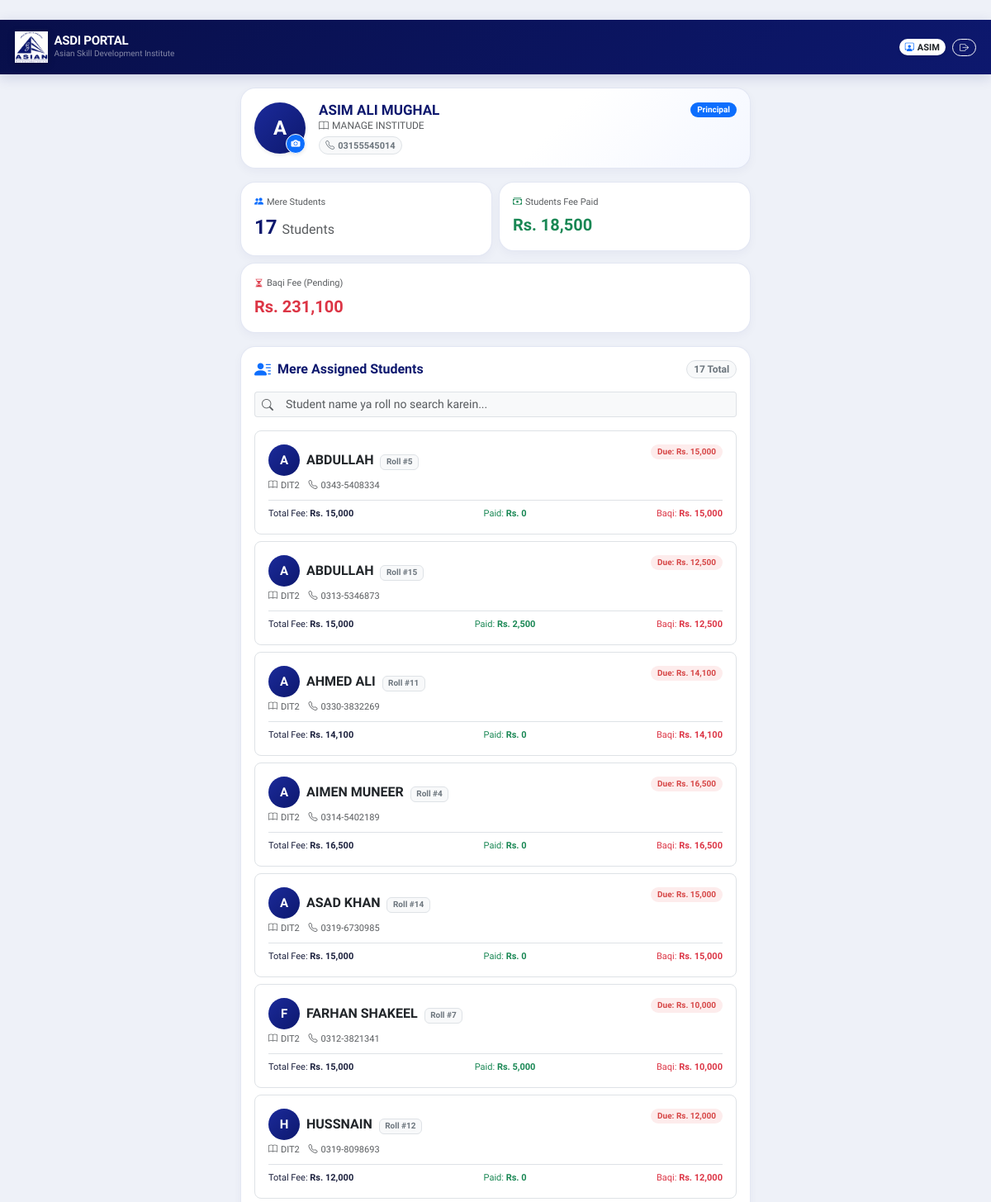
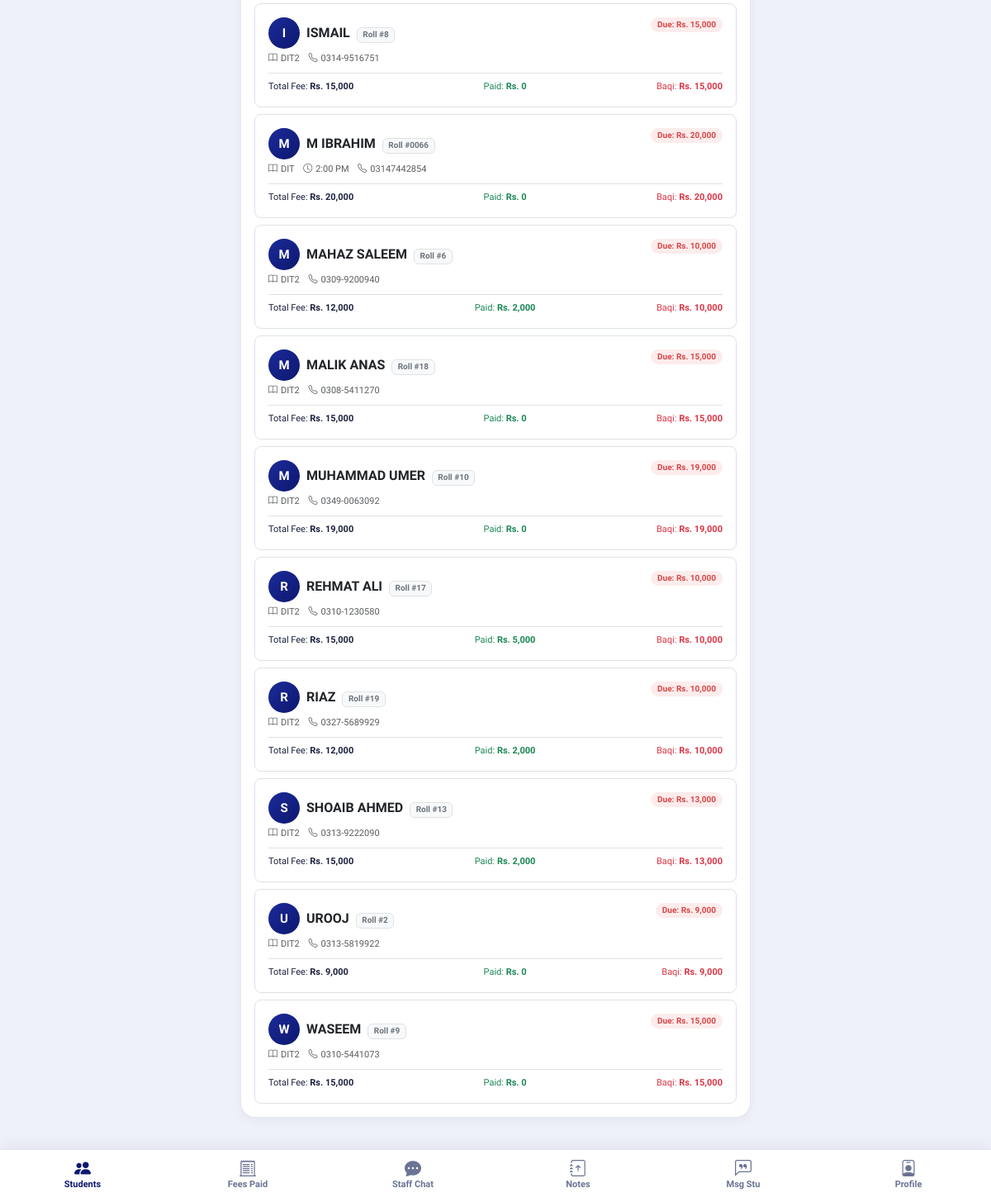
The app's page /staff/dashboard (signed in) with its own data (2 pictures, top to bottom).
### tables this page shows
CREATE TABLE settings (key TEXT PRIMARY KEY, value TEXT);

CREATE TABLE staff (
    id INTEGER PRIMARY KEY AUTOINCREMENT, name TEXT, role TEXT DEFAULT 'Teacher', subject TEXT,
    phone TEXT, whatsapp TEXT, email TEXT, share_pct REAL, duty_start TEXT DEFAULT '09:00',
    days TEXT DEFAULT 'Mon,Tue,Wed,Thu,Fri,Sat', salary INTEGER DEFAULT 0, status TEXT DEFAULT 'Active', note TEXT
, password_hash TEXT, pin TEXT, photo TEXT);

CREATE TABLE students (
    id INTEGER PRIMARY KEY AUTOINCREMENT,
    admission_no TEXT UNIQUE, roll_no TEXT,
    category TEXT, course TEXT, semester TEXT, batch TEXT, admission_date TEXT,
    name TEXT, father_name TEXT, cnic TEXT, blood_group TEXT,
    phone TEXT, whatsapp TEXT, address TEXT, dob TEXT, age TEXT,
    occupation TEXT, marital TEXT, gender TEXT,
    g_name TEXT, g_relation TEXT, g_cnic TEXT, g_occupation TEXT,
    g_phone TEXT, g_email TEXT, g_address TEXT, em_name TEXT, em_phone TEXT,
    total_fee INTEGER DEFAULT 0, monthly_fee INTEGER DEFAULT 0, fee_plan TEXT, due_day INTEGER DEFAULT 10,
    photo TEXT, status TEXT DEFAULT 'Active', last_reminder TEXT, created_at TEXT
, teacher_id INTEGER, discount_amount INTEGER DEFAULT 0, discount_reason TEXT, email TEXT, pin TEXT, password_hash TEXT);

### app.py (the view)
@app.route("/staff/dashboard")
@staff_required
def staff_dashboard():
    staff_id = session["staff_id"]
    conn = get_db_connection()
    staff = conn.execute("SELECT * FROM staff WHERE id = ?", (staff_id,)).fetchone()
    if not staff:
        session.clear()
        return redirect(url_for("login", tab="staff"))
    students = conn.execute(
        "SELECT * FROM students WHERE teacher_id = ? ORDER BY name ASC",
        (staff_id,)
    ).fetchall()
    student_ids = [s["id"] for s in students]
    payments = []
    if student_ids:
        in_clause = ",".join("?" * len(student_ids))
        payments = conn.execute(
            f"""

            SELECT p.*, s.name as student_name, s.roll_no, s.admission_no, s.course

            FROM payments p

            JOIN students s ON s.id = p.student_id

            WHERE p.student_id IN ({in_clause})

            ORDER BY p.pay_date DESC, p.id DESC

            """,
            student_ids
        ).fetchall()
    total_students = len(students)
    total_course_fee = sum((s["total_fee"] or 0) - (s["discount_amount"] or 0) for s in students)
    total_fee_collected = sum(p["amount"] or 0 for p in payments)
    total_pending_balance = max(0, total_course_fee - total_fee_collected)
    share_pct = staff["share_pct"] or 0
    share_earning = round(float(total_fee_collected or 0) * (float(share_pct or 0) / 100.0), 2) if share_pct else 0
    students_with_metrics = []
    for s in students:
        s_paid = sum(p["amount"] or 0 for p in payments if p["student_id"] == s["id"])
        s_net_fee = (s["total_fee"] or 0) - (s["discount_amount"] or 0)
        s_bal = max(0, s_net_fee - s_paid)
        students_with_metrics.append({
            "student": s,
            "net_fee": s_net_fee,
            "paid": s_paid,
            "balance": s_bal,
            "is_cleared": s_bal <= 0
        })
    staff_att = conn.execute(
        "SELECT * FROM staff_attendance WHERE staff_id = ? ORDER BY att_date DESC LIMIT 30",
        (staff_id,)
    ).fetchall()
    chat_messages = conn.execute("""
        SELECT * FROM staff_chat_messages
        ORDER BY id ASC
        LIMIT 100
    """).fetchall()
    all_colleagues = conn.execute("SELECT id, name, role, photo FROM staff WHERE id != ? ORDER BY name ASC", (staff_id,)).fetchall()
    today_str = datetime.now().strftime("%Y-%m-%d")
    today_staff_att = conn.execute("SELECT * FROM staff_attendance WHERE staff_id = ? AND att_date = ?", (staff_id, today_str)).fetchone()
    courses_list = conn.execute("SELECT * FROM courses ORDER BY name ASC").fetchall()
    my_content = conn.execute("SELECT * FROM course_content ORDER BY id DESC LIMIT 20").fetchall()
    announcements = conn.execute("""
        SELECT * FROM announcements
        WHERE is_active = 1 AND (target_role = 'All' OR target_role = 'Staff')
        ORDER BY id DESC LIMIT 5
    """).fetchall()
    teacher_sent_msgs = conn.execute("""
        SELECT tsm.*, st.name as student_name, st.roll_no, st.admission_no, st.course
        FROM teacher_student_messages tsm
        JOIN students st ON st.id = tsm.student_id
        WHERE tsm.staff_id = ?
        ORDER BY tsm.id DESC
        LIMIT 50
    """, (staff_id,)).fetchall()
    today_str = datetime.now().strftime("%Y-%m-%d")
    teacher_today_count = conn.execute("""
        SELECT COUNT(*) FROM teacher_student_messages
        WHERE staff_id = ? AND (DATE(created_at) = CURRENT_DATE OR DATE(created_at) = ?)
    """, (staff_id, today_str)).fetchone()[0]
    conn.close()
    return render_template(
        "staff_dashboard.html",
        announcements=announcements,
        teacher_sent_msgs=teacher_sent_msgs,
        teacher_today_count=teacher_today_count,
        courses_list=courses_list,
        my_content=my_content,
        chat_messages=chat_messages,
        all_colleagues=all_colleagues,
        today_staff_att=today_staff_att,
        staff=staff,
        students=students_with_metrics,
        payments=payments,
        staff_attendance=staff_att,
        total_students=total_students,
        total_course_fee=total_course_fee,
        total_fee_collected=total_fee_collected,
        total_pending_balance=total_pending_balance,
        share_earning=share_earning,
        share_pct=share_pct
    )

### templates/staff_dashboard.html (shortened to what this page needs)
﻿{% extends "base.html" %}
{% block content %}
<div class="container py-3 px-3" style="max-width: 650px;">
  <div class="portal-card p-3 mb-3" style="background: linear-gradient(135deg, #FFFFFF 60%, #F4F7FF 100%);">
    <div class="d-flex align-items-center gap-3">
      <div class="position-relative" style="flex-shrink:0;">
        {% if staff.photo %}
          <img src="{{ url_for('uploaded_profile', filename=staff.photo) }}"
               alt="{{ staff.name }}" class="rounded-circle shadow-sm"
               style="width: 62px; height: 62px; object-fit: cover; border: 2.5px solid var(--navy); cursor: pointer;"
               onclick="previewProfilePhoto(this.src, '{{ staff.name }}', '{{ staff.role }} - {{ staff.subject or "Faculty" }}')" title="Click to view full photo">
        {% else %}
          <div class="rounded-circle d-flex align-items-center justify-content-center fw-bold shadow-sm"
               style="width: 62px; height: 62px; background: linear-gradient(135deg, #1B2A9A, #0D186E); color: white; font-size: 24px;">
            {{ staff.name[0] | upper }}
          </div>
        {% endif %}
        <label for="headerStaffPhotoInput" class="btn btn-primary rounded-circle p-0 position-absolute bottom-0 end-0 shadow-sm border border-white m-0"
               style="width: 24px; height: 24px; display: flex; align-items: center; justify-content: center; font-size: 11px; cursor: pointer;"
               title="Change Profile Photo">
          <i class="bi bi-camera-fill"></i>
        </label>
      </div>
      <div class="flex-grow-1 overflow-hidden">
        <div class="d-flex align-items-center justify-content-between">
          <h5 class="fw-bold mb-0 text-truncate" style="color: var(--navy); font-size: 17px;">{{ staff.name }}</h5>
          <span class="badge bg-primary text-white rounded-pill px-2 py-1" style="font-size: 10px;">
            {{ staff.role }}
          </span>
        </div>
        <div class="text-muted small" style="font-size: 12px;">
          <i class="bi bi-book me-1"></i>{{ staff.subject or 'General Faculty' }}
        </div>
        <div class="d-flex flex-wrap gap-1 mt-1">
          <span class="badge bg-light text-secondary border rounded-pill" style="font-size: 11px;">
            <i class="bi bi-telephone me-1"></i>{{ staff.phone }}
          </span>
        </div>
      </div>
    </div>
  </div>
  <div class="row g-2 mb-3">
    <div class="col-6">
      <div class="portal-card p-3">
        <div class="text-muted small" style="font-size: 11px;">
          <i class="bi bi-people-fill me-1 text-primary"></i>Mere Students
        </div>
        <div class="fw-bold fs-4 mt-1" style="color: var(--navy);">
          {{ total_students }} <span class="fs-6 fw-normal text-muted">Students</span>
        </div>
      </div>
    </div>
    <div class="col-6">
      <div class="portal-card p-3">
        <div class="text-muted small" style="font-size: 11px;">
          <i class="bi bi-cash-stack me-1 text-success"></i>Students Fee Paid
        </div>
        <div class="fw-bold fs-5 mt-1 text-success">
          Rs. {{ "{:,}".format(total_fee_collected) }}
        </div>
      </div>
    </div>
    <div class="col-{% if share_pct > 0 %}6{% else %}12{% endif %}">
      <div class="portal-card p-3">
        <div class="text-muted small" style="font-size: 11px;">
          <i class="bi bi-hourglass-split me-1 text-danger"></i>Baqi Fee (Pending)
        </div>
        <div class="fw-bold fs-5 mt-1 text-danger">
          Rs. {{ "{:,}".format(total_pending_balance) }}
        </div>
      </div>
    </div>
  </div>
  <div class="tab-content" id="staffTabsContent">
    <div class="tab-pane fade show active" id="tab-my-students" role="tabpanel">
      <div class="portal-card p-3 mb-3">
        <div class="d-flex justify-content-between align-items-center mb-3">
          <div class="d-flex align-items-center gap-2">
            <i class="bi bi-person-lines-fill text-primary fs-5"></i>
            <h6 class="fw-bold mb-0" style="color: var(--navy);">Mere Assigned Students</h6>
          </div>
          <span class="badge bg-light text-secondary border rounded-pill">{{ students | length }} Total</span>
        </div>
        <div class="mb-3">
          <div class="input-group input-group-sm">
            <span class="input-group-text bg-light border-end-0 text-muted"><i class="bi bi-search"></i></span>
            <input type="text" id="studentSearch" class="form-control bg-light border-start-0" placeholder="Student name ya roll no search karein...">
          </div>
        </div>
        {% if students %}
        <div class="d-flex flex-column gap-2" id="studentListContainer">
          {% for item in students %}
          {% set s = item.student %}
          <div class="p-3 border rounded-3 bg-white student-item">
            <div class="d-flex justify-content-between align-items-start mb-1">
              <div class="d-flex align-items-center gap-2">
                {% if s.photo and s.photo != '' and not s.photo.startswith('/') and not s.photo.startswith('C:') %}
                  <img src="{{ url_for('uploaded_profile', filename=s.photo) }}"
                       alt="{{ s.name }}"
                       class="rounded-circle flex-shrink-0"
                       style="width:38px;height:38px;object-fit:cover;border:2px solid var(--navy);cursor:pointer;transition:transform 0.2s;"
                       onmouseover="this.style.transform='scale(1.15)'"
                       onmouseout="this.style.transform='scale(1)'"
                       onclick="previewProfilePhoto(this.src, '{{ s.name }}', '{{ s.course }} (Roll #{{ s.roll_no or '--' }})')"
                       title="Click to view full photo">
                {% else %}
                  <div class="rounded-circle d-flex align-items-center justify-content-center fw-bold flex-shrink-0"
                       style="width:38px;height:38px;background:linear-gradient(135deg,var(--navy-light),var(--navy));color:white;font-size:15px;">
                    {{ s.name[0] | upper }}
                  </div>
                {% endif %}
                <div>
                  <span class="fw-bold text-dark fs-6 student-name">{{ s.name }}</span>
                  <span class="badge bg-light text-secondary border ms-1" style="font-size: 10px;">Roll #{{ s.roll_no or '--' }}</span>
                </div>
              </div>
              {% if item.is_cleared %}
              <span class="badge badge-paid px-2 py-1 rounded-pill" style="font-size: 10px;">Fee Clear</span>
              {% else %}
              <span class="badge badge-pending px-2 py-1 rounded-pill" style="font-size: 10px;">Due: Rs. {{ "{:,}".format(item.balance) }}</span>
              {% endif %}
            </div>
            <div class="text-muted small mb-2" style="font-size: 11px;">
              <span><i class="bi bi-book me-1"></i>{{ s.course }}</span>
              {% if s.batch %}<span class="ms-2"><i class="bi bi-clock me-1"></i>{{ s.batch }}</span>{% endif %}
              {% if s.phone %}<span class="ms-2"><i class="bi bi-telephone me-1"></i>{{ s.phone }}</span>{% endif %}
            </div>
            <div class="d-flex justify-content-between align-items-center pt-2 border-top" style="font-size: 11px;">
              <span>Total Fee: <strong>Rs. {{ "{:,}".format(item.net_fee) }}</strong></span>
              <span class="text-success">Paid: <strong>Rs. {{ "{:,}".format(item.paid) }}</strong></span>
              <span class="{% if item.balance > 0 %}text-danger{% else %}text-muted{% endif %}">
                Baqi: <strong>Rs. {{ "{:,}".format(item.balance) }}</strong>
              </span>
            </div>
          </div>
          {% endfor %}
        </div>
        {% else %}
        <div class="text-center py-4 text-muted">
          <i class="bi bi-people display-6 opacity-25 d-block mb-2"></i>
          <span class="small">Is waqt aapko koi student assign nahi hua.</span>
        </div>
        {% endif %}
      </div>
    </div>
  </div>
</div>
{% endblock %}
{% block bottom_nav %}
<nav class="mobile-nav">
  <button type="button" class="nav-item-btn active" data-bs-target="#tab-my-students">
    <i class="bi bi-people-fill"></i>
    <span>Students</span>
  </button>
  <button type="button" class="nav-item-btn" data-bs-target="#tab-my-payments">
    <i class="bi bi-receipt-cutoff"></i>
    <span>Fees Paid</span>
  </button>
  <button type="button" class="nav-item-btn position-relative" data-bs-target="#tab-staff-chat">
    <i class="bi bi-chat-dots-fill"></i>
    <span>Staff Chat</span>
  </button>
  <button type="button" class="nav-item-btn" data-bs-target="#tab-course-content" data-tab-name="content">
    <i class="bi bi-journal-arrow-up"></i>
    <span>Notes</span>
  </button>
  <button type="button" class="nav-item-btn" data-bs-target="#tab-teacher-msgs" data-tab-name="teacher-msgs">
    <i class="bi bi-chat-left-quote"></i>
    <span>Msg Stu</span>
  </button>
  <button type="button" class="nav-item-btn" data-bs-target="#tab-my-profile">
    <i class="bi bi-person-badge"></i>
    <span>Profile</span>
  </button>
</nav>
{% endblock %}

### templates/base.html (shortened to what this page needs)
<!DOCTYPE html>
<html lang="en">
<head>
  <link href="https://cdn.jsdelivr.net/npm/bootstrap@5.3.2/dist/css/bootstrap.min.css" rel="stylesheet">
  <link rel="stylesheet" href="https://cdn.jsdelivr.net/npm/bootstrap-icons@1.11.3/font/bootstrap-icons.min.css">
</head>
<body>
  <header class="header-bar d-flex justify-content-between align-items-center">
    <div class="d-flex align-items-center gap-2">
      <img src="{{ url_for('static', filename='logo.png') }}" alt="ASDI Logo" class="brand-logo-img">
      <div>
        <div class="fw-bold lh-1" style="font-size: 15px; letter-spacing: -0.3px;">ASDI PORTAL</div>
        <div class="text-white-50" style="font-size: 10px;">{{ inst_name }}</div>
      </div>
    </div>
    {% if current_user_role %}
    <div class="d-flex align-items-center gap-2">
      <span class="badge bg-white text-dark py-1 px-2.5 rounded-pill fw-semibold shadow-sm" style="font-size: 11px;">
        {% if current_user_role == 'admin' %}
          <i class="bi bi-shield-check text-primary me-1"></i>Administrator
        {% elif current_user_role == 'staff' %}
          <i class="bi bi-person-workspace text-primary me-1"></i>{{ (current_user_name or 'Faculty').split(' ')[0] }}
        {% else %}
          <i class="bi bi-mortarboard-fill text-primary me-1"></i>{{ (current_user_name or 'Student').split(' ')[0] }}
        {% endif %}
      </span>
      <a href="{{ url_for('logout') }}" class="btn btn-sm btn-outline-light rounded-pill px-2 py-1" style="font-size: 11px;" title="Sign Out">
        <i class="bi bi-box-arrow-right"></i>
      </a>
    </div>
    {% endif %}
  </header>
  <main class="flex-grow-1">
    {% block content %}{% endblock %}
  </main>
  {% block bottom_nav %}{% endblock %}
</body>
</html>

### records on screen
settings: value "Asian Skill Development Institute"
staff: name "A", name "ASIM ALI MUGHAL", role "Principal", subject "MANAGE INSTITUDE", phone "03155545014"
students: name "A", name "ABDULLAH", roll_no "5", course "DIT2", phone "0343-5408334"
students: name "A", name "ABDULLAH", roll_no "15", course "DIT2", phone "0313-5346873"
students: name "A", name "AHMED ALI", roll_no "11", balance "14,100", course "DIT2", phone "0330-3832269", net_fee "14,100", paid "0"
students: name "A", name "AIMEN MUNEER", roll_no "4", balance "16,500", course "DIT2", phone "0314-5402189", net_fee "16,500", paid "0"
students: name "A", name "ASAD KHAN", roll_no "14", course "DIT2", phone "0319-6730985"
students: name "F", name "FARHAN SHAKEEL", roll_no "7", course "DIT2", phone "0312-3821341"
students: name "H", name "HUSSNAIN", roll_no "12", course "DIT2", phone "0319-8098693"
students: name "I", name "ISMAIL", roll_no "8", course "DIT2", phone "0314-9516751"
students: name "M", name "M IBRAHIM", roll_no "0066", balance "20,000", course "DIT", batch "2:00 PM", phone "03147442854", net_fee "20,000", paid "0"
students: name "M", name "MAHAZ SALEEM", roll_no "6", course "DIT2", phone "0309-9200940"
students: name "M", name "MALIK ANAS", roll_no "18", course "DIT2", phone "0308-5411270"
students: name "M", name "MUHAMMAD UMER", roll_no "10", balance "19,000", course "DIT2", phone "0349-0063092", net_fee "19,000", paid "0"
students: name "R", name "REHMAT ALI", roll_no "17", course "DIT2", phone "0310-1230580"
students: name "R", name "RIAZ", roll_no "19", course "DIT2", phone "0327-5689929"
students: name "S", name "SHOAIB AHMED", roll_no "13", course "DIT2", phone "0313-9222090"
students: name "U", name "UROOJ", roll_no "2", balance "9,000", course "DIT2", phone "0313-5819922", net_fee "9,000", paid "0"
students: name "W", name "WASEEM", roll_no "9", course "DIT2", phone "0310-5441073"

### other values on screen
{{ (current_user_name or 'Faculty').split(' ')[0] }} "ASIM"
{{ total_students }} "17"
{{ "{:,}".format(total_fee_collected) }} "18,500"
{{ "{:,}".format(total_pending_balance) }} "231,100"
{{ students | length }} "17"
{{ "{:,}".format(item.balance) }} "15,000" "12,500" "15,000" "10,000" "12,000" "15,000" "10,000" "15,000" "10,000" "10,000" "13,000" "15,000"
{{ "{:,}".format(item.net_fee) }} "15,000" "15,000" "15,000" "15,000" "12,000" "15,000" "12,000" "15,000" "15,000" "12,000" "15,000" "15,000"
{{ "{:,}".format(item.paid) }} "0" "2,500" "0" "5,000" "0" "0" "2,000" "0" "5,000" "2,000" "2,000" "0"
